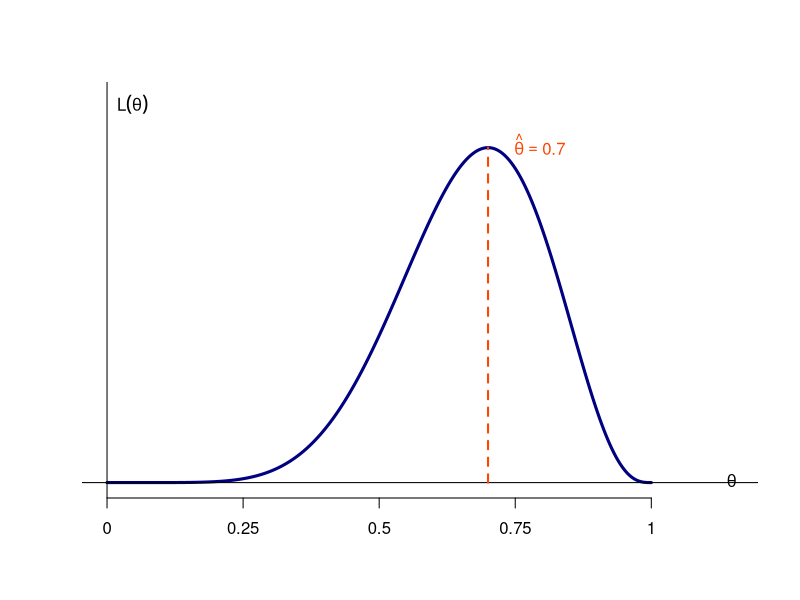

Write R code to recreate this figure.
## ---- chunk 1
#| echo: false
# likelihood function
L <- function(theta) {
  120 * theta^7 * (1 - theta)^3
}

# theta values
theta <- seq(0, 1, length.out = 1000)

# likelihood values
lik <- L(theta)

# plot
plot(theta, lik,
     type = "l",
     lwd = 3,
     col = "navy",
     xlim = c(0, 1.15),
     ylim = c(0, max(lik) * 1.15),
     xlab = "",
     ylab = "",
     axes = FALSE)

# x-axis
axis(1,
     at = c(0, 0.25, 0.5, 0.75, 1),
     labels = c("0", "0.25", "0.5", "0.75", "1"))

# axes
abline(h = 0)
abline(v = 0)

# MLE
theta_hat <- 0.7

# dashed vertical line
segments(theta_hat, 0,
         theta_hat, L(theta_hat),
         lty = 2,
         col = "orangered",
         lwd = 2)

# labels
text(0, max(lik) * 1.12,
     expression(L(theta)),
     pos = 4)

text(1.12, 0,
     expression(theta),
     pos = 4)

text(theta_hat + 0.03,
     L(theta_hat),
     expression(hat(theta) == 0.7),
     col = "orangered",
     pos = 4)
